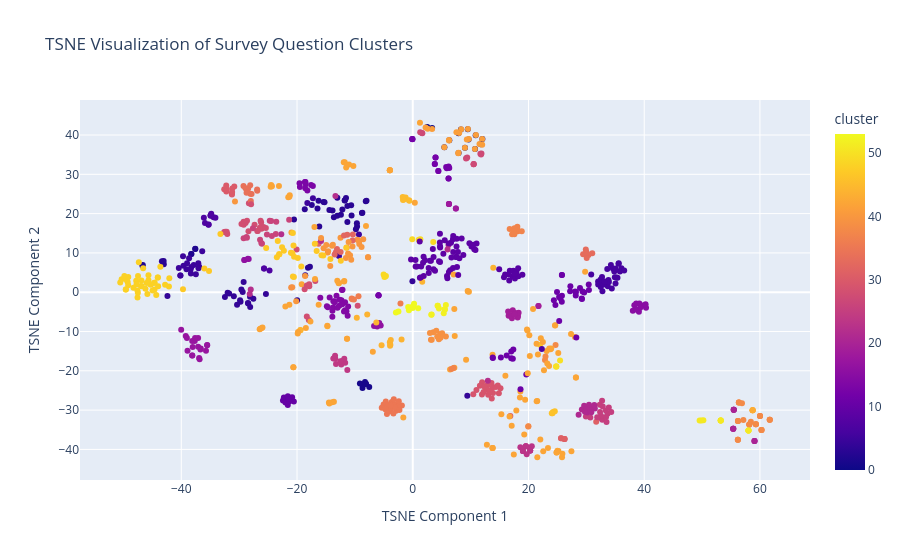

The notebook cell saved with this chart:
### Markdown cell above
##### 1. Generate Survey Using KMeans PCA clusters and highest average similarity

### Code cell
import numpy as np
import pandas as pd
import plotly.express as px
from sklearn.manifold import TSNE

# Assuming survey_questions_df contains:
# "sbert_embedding": a list column with SBERT embeddings,
# "kmeans_cluster": the cluster label for each question,
# "cleaned_question": the processed question text.

# Convert the list of embeddings to a NumPy array.
embeddings = np.array(survey_questions_df["sbert_embedding"].tolist())

# Use TSNE to reduce the dimensionality to 2 dimensions.
# - n_components=2: We want a 2D representation.
# - perplexity=30: A common value balancing local and global structure.
# - random_state=42: For reproducibility.
tsne = TSNE(n_components=2, perplexity=30, random_state=42)
tsne_results = tsne.fit_transform(embeddings)

# Create a DataFrame for plotting.
plot_df = pd.DataFrame(tsne_results, columns=["tsne1", "tsne2"])
plot_df["cluster"] = survey_questions_df["kmeans_pca_cluster"].values
plot_df["question"] = survey_questions_df["cleaned_question"].values

# Create an interactive scatter plot with Plotly.
fig = px.scatter(
    plot_df, 
    x="tsne1", 
    y="tsne2", 
    color="cluster", 
    hover_data=["question"],
    title="TSNE Visualization of Survey Question Clusters",
    labels={"tsne1": "TSNE Component 1", "tsne2": "TSNE Component 2"}
)

fig.show()

### Figure 1 — Plotly figure (JSON) as saved in the notebook; plotly's stock layout.template omitted (floating-point values rounded to 4 significant figures; data arrays with more than 128 entries replaced by an {"elided": "..."} marker saying what was removed)
{"data": [{"customdata": {"elided": "925x1 str values"}, "hovertemplate": "TSNE Component 1=%{x}<br>TSNE Component 2=%{y}<br>question=%{customdata[0]}<br>cluster=%{marker.color}<extra></extra>", "legendgroup": "", "marker": {"color": {"elided": "925 int values"}, "coloraxis": "coloraxis", "symbol": "circle"}, "mode": "markers", "name": "", "orientation": "v", "showlegend": false, "type": "scatter", "x": {"elided": "925 float values"}, "xaxis": "x", "y": {"elided": "925 float values"}, "yaxis": "y"}], "layout": {"autosize": true, "coloraxis": {"colorbar": {"title": {"text": "cluster"}}, "colorscale": [[0, "#0d0887"], [0.1111, "#46039f"], [0.2222, "#7201a8"], [0.3333, "#9c179e"], [0.4444, "#bd3786"], [0.5556, "#d8576b"], [0.6667, "#ed7953"], [0.7778, "#fb9f3a"], [0.8889, "#fdca26"], [1, "#f0f921"]]}, "legend": {"tracegroupgap": 0}, "title": {"text": "TSNE Visualization of Survey Question Clusters"}, "xaxis": {"anchor": "y", "autorange": true, "domain": [0, 1], "range": [-57.34, 68.49], "title": {"text": "TSNE Component 1"}, "type": "linear"}, "yaxis": {"anchor": "x", "autorange": true, "domain": [0, 1], "range": [-49.02, 50.15], "title": {"text": "TSNE Component 2"}, "type": "linear"}}}
